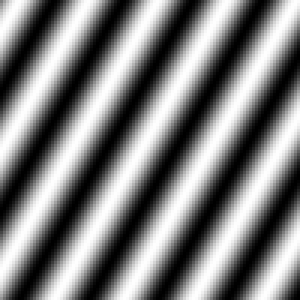
#> input picture src/apply/fft/image/data2/sg_030.png, 100 x 100 px, given in place of sg_000.png, which was not available (shown 3 times larger)
$ jupyter execute --allow-errors fft_sin_grating.ipynb   (text cells are left out)
#> lines starting #> are read from the running program, lines starting #| are printed output that depends on the picture; pictures that were not available may be replaced by others from this repository, and a replacement may not be noted
#> `im_fft = np.abs(fftpack.fft2(im))`:
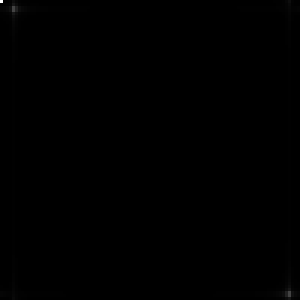
#> im_fft: shape (100, 100) float64 (shown 3 times larger); min 0.071, max 5007.9, mean 6.5; drawn with min black and max white
#> `im_fft_normalize = im_fft.astype('uint8')`:
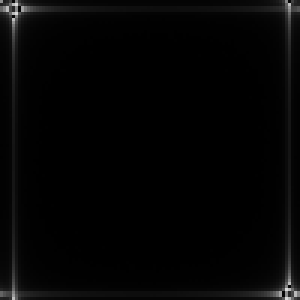
#> im_fft_normalize: shape (100, 100) (shown 3 times larger); min 0, max 217, mean 4.4
#> pass 2 of the loop `for deg in angles:`:
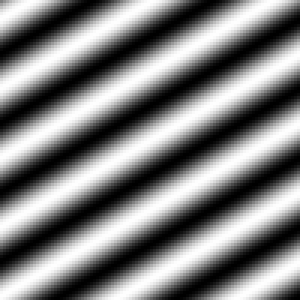
#> input picture src/apply/fft/image/data2/sg_060.png, 100 x 100 px, given in place of sg_015.png, which was not available (shown 3 times larger)
#> `im_fft = np.abs(fftpack.fft2(im))`:
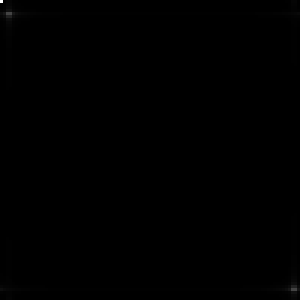
#> im_fft: shape (100, 100) float64 (shown 3 times larger); min 0.071, max 5007.9, mean 6.5; drawn with min black and max white
#> `im_fft_normalize = im_fft.astype('uint8')`:
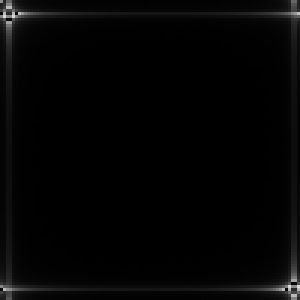
#> im_fft_normalize: shape (100, 100) (shown 3 times larger); min 0, max 217, mean 4.4
[cell 1]
import matplotlib.pyplot as plt
from scipy import fftpack
import numpy as np

angles = [i * 15 for i in range(24)]
print("deg  rad   file")
#> (the rest of this cell did not finish here and is left out)
